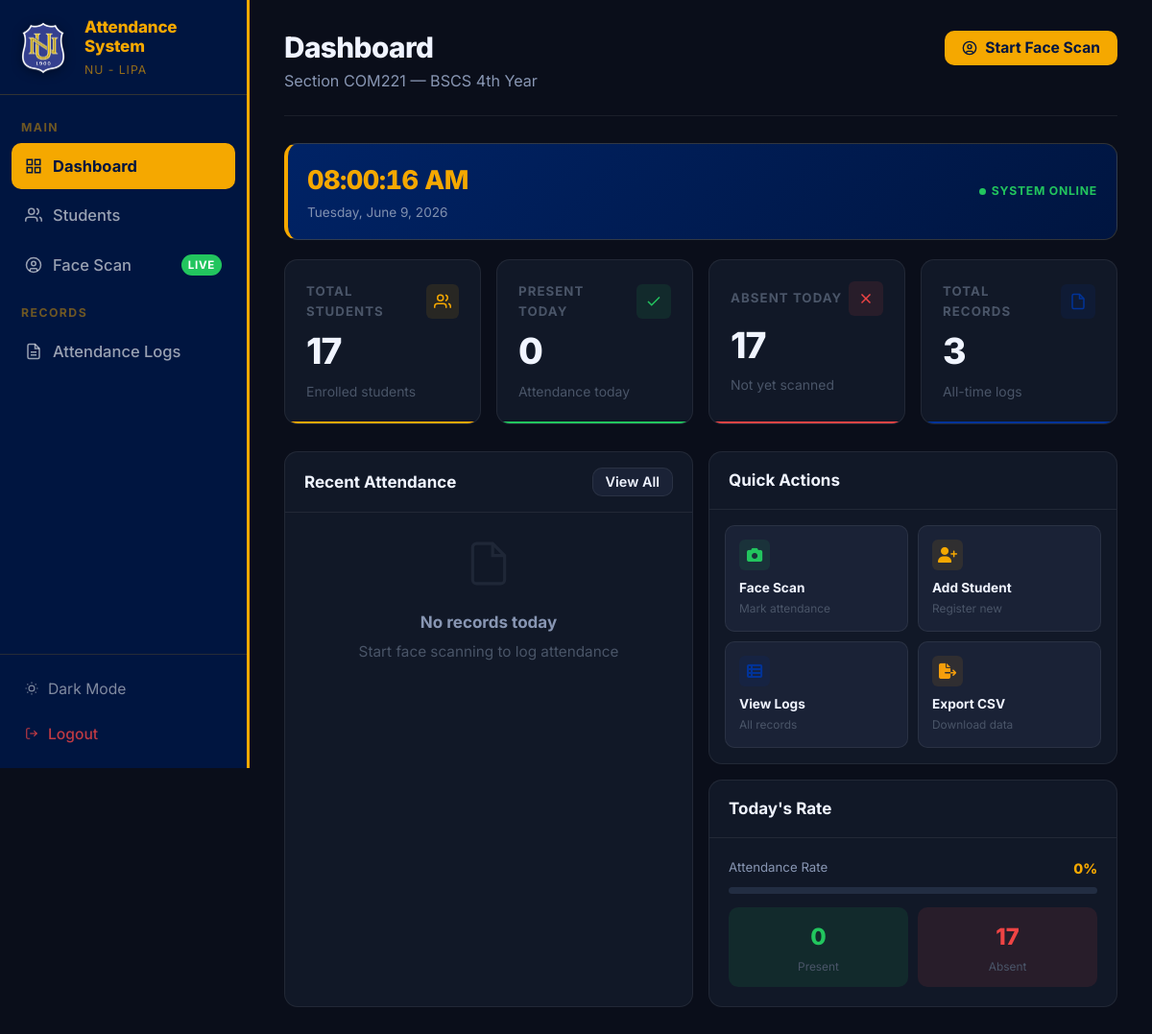
Before: /dashboard (signed in) with the older database file.
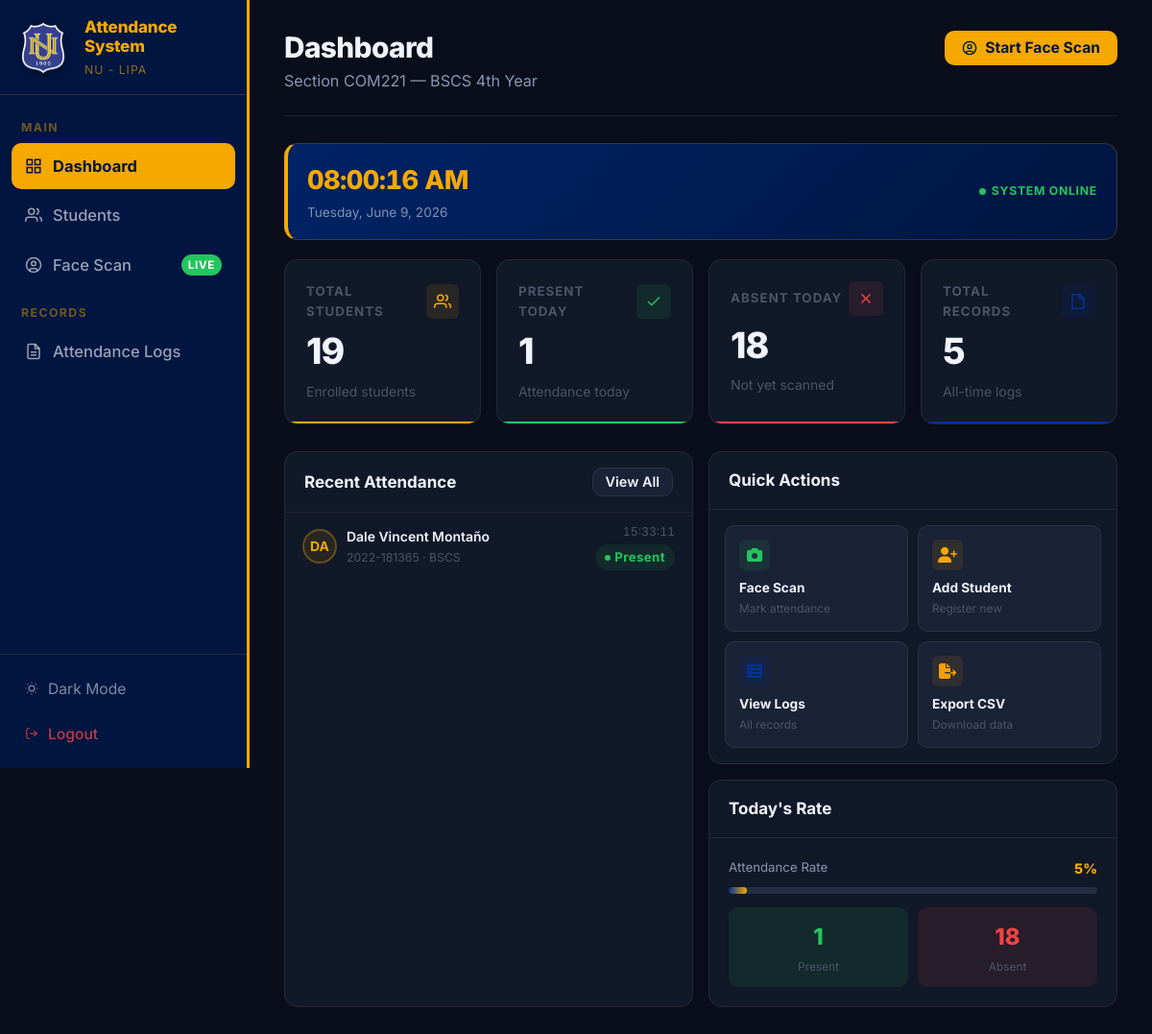
After: the same page with the newer database file.
### tables this page shows
CREATE TABLE attendance (
            id               INTEGER PRIMARY KEY AUTOINCREMENT,
            student_id       INTEGER NOT NULL,
            attendance_date  DATE    NOT NULL,
            time_in          TIME    NOT NULL,
            status           TEXT    NOT NULL DEFAULT 'Present',
            confidence_score REAL,
            FOREIGN KEY (student_id) REFERENCES students(id) ON DELETE CASCADE
        );

CREATE TABLE students (
            id             INTEGER PRIMARY KEY AUTOINCREMENT,
            student_number TEXT    NOT NULL UNIQUE,
            full_name      TEXT    NOT NULL,
            course         TEXT    NOT NULL,
            year_level     INTEGER NOT NULL,
            section        TEXT    NOT NULL,
            image_path     TEXT,
            created_at     DATETIME DEFAULT CURRENT_TIMESTAMP
        , face_embedding BLOB);

### app.py (the view)
@app.route('/dashboard')
@login_required
def dashboard():
    db    = get_db()
    today = date.today().isoformat()
    total_students   = db.execute("SELECT COUNT(*) FROM students").fetchone()[0]
    today_attendance = db.execute(
        "SELECT COUNT(*) FROM attendance WHERE attendance_date = ?", (today,)
    ).fetchone()[0]
    total_records    = db.execute("SELECT COUNT(*) FROM attendance").fetchone()[0]
    recent_attendance = db.execute("""
        SELECT a.time_in, s.full_name, s.student_number, s.course
        FROM attendance a
        JOIN students s ON s.id = a.student_id
        WHERE a.attendance_date = ?
        ORDER BY a.time_in DESC
        LIMIT 8
    """, (today,)).fetchall()
    db.close()
    stats = {
        'total_students':   total_students,
        'today_attendance': today_attendance,
        'total_records':    total_records,
    }
    return render_template('dashboard.html', stats=stats, recent_attendance=recent_attendance)

### app.py (called while the page is built)
def login_required(f):
    @wraps(f)
    def decorated(*args, **kwargs):
        if 'admin_id' not in session:
            if request.path.startswith('/api/'):
                return jsonify({'success': False, 'message': 'Session expired. Please refresh and log in again.'}), 401
            flash('Please log in to continue.', 'error')
            return redirect(url_for('login'))
        return f(*args, **kwargs)
    return decorated

### utils/database.py (called while the page is built)
def get_db():
    conn = sqlite3.connect(DB_PATH)
    conn.row_factory = sqlite3.Row
    conn.execute("PRAGMA foreign_keys = ON")
    return conn

### templates/dashboard.html (shortened to what the changed rows need)
{% extends "layout.html" %}
{% block content %}
<div class="page-header">
  <div>
    <h1 class="page-title">Dashboard</h1>
  </div>
</div>
<div class="stats-grid">
  <div class="stat-card" style="--stat-color:var(--nu-gold);--stat-bg:var(--nu-gold-soft);">
    <div class="stat-card-header">
      <span class="stat-label">Total Students</span>
      <div class="stat-icon">
      </div>
    </div>
    <div class="stat-value">{{ stats.total_students }}</div>
    <div class="stat-meta">Enrolled students</div>
  </div>
  <div class="stat-card" style="--stat-color:var(--success);--stat-bg:var(--success-soft);">
    <div class="stat-card-header">
      <span class="stat-label">Present Today</span>
      <div class="stat-icon">
      </div>
    </div>
    <div class="stat-value">{{ stats.today_attendance }}</div>
    <div class="stat-meta">Attendance today</div>
  </div>
  <div class="stat-card" style="--stat-color:var(--danger);--stat-bg:var(--danger-soft);">
    <div class="stat-card-header">
      <span class="stat-label">Absent Today</span>
      <div class="stat-icon">
      </div>
    </div>
    <div class="stat-value">{{ stats.total_students - stats.today_attendance }}</div>
    <div class="stat-meta">Not yet scanned</div>
  </div>
  <div class="stat-card" style="--stat-color:var(--nu-navy-mid);--stat-bg:rgba(0,51,153,0.12);">
    <div class="stat-card-header">
      <span class="stat-label">Total Records</span>
      <div class="stat-icon">
      </div>
    </div>
    <div class="stat-value">{{ stats.total_records }}</div>
    <div class="stat-meta">All-time logs</div>
  </div>
</div>
<div class="recent-grid">
  <div class="card">
    <div style="padding: 0 18px;">
      {% if recent_attendance %}
        {% for record in recent_attendance %}
        <div class="activity-item">
          <div class="avatar">{{ record.full_name[:2] }}</div>
          <div class="activity-info">
            <div class="activity-name">{{ record.full_name }}</div>
            <div class="activity-meta">{{ record.student_number }} · {{ record.course }}</div>
          </div>
          <div style="text-align:right;">
            <div class="activity-time">{{ record.time_in }}</div>
            <span class="badge badge-success" style="margin-top:3px;"><span class="badge-dot"></span>Present</span>
          </div>
        </div>
        {% endfor %}
      {% else %}
        <div class="empty-state" style="padding:28px 0;">
          <svg viewBox="0 0 24 24" fill="none" stroke="currentColor" stroke-width="1.5">
            <path d="M14 2H6a2 2 0 0 0-2 2v16a2 2 0 0 0 2 2h12a2 2 0 0 0 2-2V8z"/>
            <polyline points="14,2 14,8 20,8"/>
          </svg>
          <h3>No records today</h3>
          <p>Start face scanning to log attendance</p>
        </div>
      {% endif %}
    </div>
  </div>
  <div style="display:flex;flex-direction:column;gap:16px;">
    <div class="card">
      <div class="card-body">
        {% set pct = ((stats.today_attendance / stats.total_students * 100)|int) if stats.total_students > 0 else 0 %}
        <div style="display:flex;justify-content:space-between;margin-bottom:8px;">
          <span style="font-size:0.78rem;color:var(--text-secondary);">Attendance Rate</span>
          <span style="font-size:0.85rem;font-weight:800;color:var(--nu-gold);">{{ pct }}%</span>
        </div>
        <div class="attendance-rate-bar">
          <div class="attendance-rate-progress" id="rateBar" data-pct="{{ pct }}"></div>
        </div>
        <div style="display:grid;grid-template-columns:1fr 1fr;gap:10px;margin-top:14px;">
          <div style="padding:12px;background:var(--success-soft);border-radius:var(--radius-md);text-align:center;">
            <div style="font-size:1.4rem;font-weight:800;color:var(--success);">{{ stats.today_attendance }}</div>
            <div style="font-size:0.7rem;color:var(--text-muted);margin-top:2px;">Present</div>
          </div>
          <div style="padding:12px;background:var(--danger-soft);border-radius:var(--radius-md);text-align:center;">
            <div style="font-size:1.4rem;font-weight:800;color:var(--danger);">{{ stats.total_students - stats.today_attendance }}</div>
            <div style="font-size:0.7rem;color:var(--text-muted);margin-top:2px;">Absent</div>
          </div>
        </div>
      </div>
    </div>
  </div>
</div>
{% endblock %}

Changed rows visible on the page:
added attendance: full_name "DA", full_name "Dale Vincent Montaño", student_number "2022-181365", course "BSCS", time_in "15:33:11"
Other visible differences:
{{ stats.total_students }}: "17" → "19"
{{ stats.today_attendance }}: "0" → "1"
{{ stats.total_students - stats.today_attendance }}: "17" → "18"
{{ stats.total_records }}: "3" → "5"
{{ pct }}: "0" → "5"
text no longer shown: "No records today Start face scanning to log attendance"
